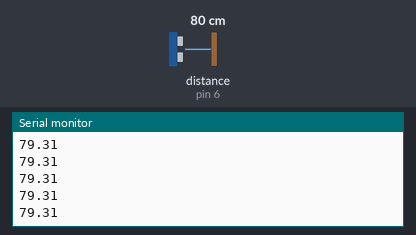
Simulated run of this sketch. Board: Arduino Uno, built with avr-gcc and run on an emulated ATmega328P. On the bench: the last lines printed to the serial monitor. Wiring (inferred from the names in the program): ultrasonic range finder: trigger pin 5; echo pin 6. The test bench sets the inputs (shaded band); at power-on: distance to the obstacle (sensor on pin 6) 80 cm. The echo pulse lasts 58.3 µs per cm.

Above: at 1.2 s.
1.3 s: distance to the obstacle (sensor on pin 6) set to 2 cm
At 1.37 s:
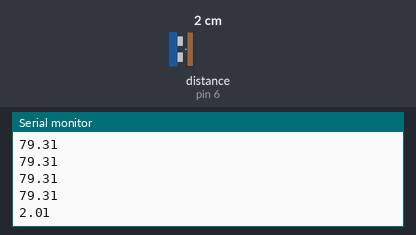
2.8 s: distance to the obstacle (sensor on pin 6) set to 4 cm
At 2.89 s:
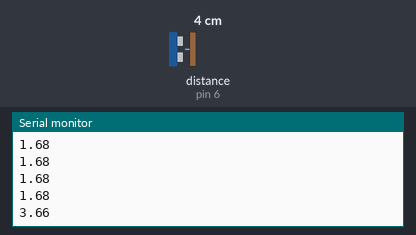
Timing chart, 0 to 5.8 s (numbered marks = the images above; inputs shaded):
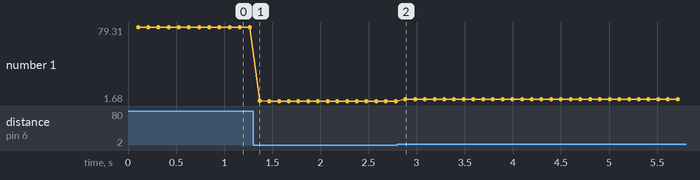

Measured:
- after the input at 1.3 s, the serial monitor: prints a new line after 0.07 s (image 1)
- after the input at 2.8 s, the serial monitor: prints a new line after 0.08 s (image 2)
- plotted number 1: 79.31 → 1.68 after the input at 1.3 s, 1.68 → 3.66 after the input at 2.8 s

The sketch:

ultrassonico.ino
```cpp
int pino_trig{5};
int pino_echo{6};
long tempo{};
double distancia{};

void setup()
{
    Serial.begin(9600);
    pinMode(pino_echo, INPUT);
    pinMode(pino_trig, OUTPUT);
}

void loop()
{
  delay(100);
  digitalWrite(pino_trig,LOW);
  delayMicroseconds(2);
  digitalWrite(pino_trig,HIGH);
  delayMicroseconds(10);
  digitalWrite(pino_trig,LOW);
  tempo = pulseIn(pino_echo,HIGH);
  distancia = double(tempo) * 0.017;
  Serial.println(distancia);
}
```
